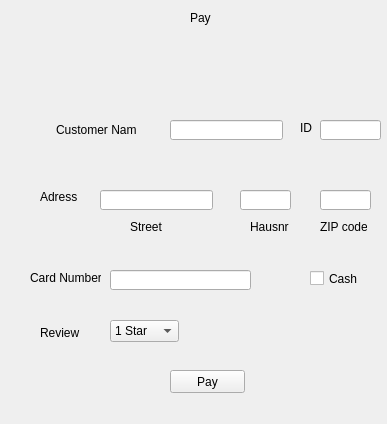
<?xml version="1.0" encoding="UTF-8"?>
<ui version="4.0">
 <class>payment</class>
 <widget class="QWidget" name="payment">
  <property name="enabled">
   <bool>true</bool>
  </property>
  <property name="geometry">
   <rect>
    <x>0</x>
    <y>0</y>
    <width>387</width>
    <height>424</height>
   </rect>
  </property>
  <property name="windowTitle">
   <string>Client Informations</string>
  </property>
  <widget class="QPushButton" name="pushButton">
   <property name="geometry">
    <rect>
     <x>170</x>
     <y>370</y>
     <width>75</width>
     <height>23</height>
    </rect>
   </property>
   <property name="text">
    <string>Pay</string>
   </property>
  </widget>
  <widget class="QLabel" name="label">
   <property name="geometry">
    <rect>
     <x>190</x>
     <y>10</y>
     <width>111</width>
     <height>16</height>
    </rect>
   </property>
   <property name="text">
    <string>Pay</string>
   </property>
  </widget>
  <widget class="QLineEdit" name="lineEdit">
   <property name="geometry">
    <rect>
     <x>170</x>
     <y>120</y>
     <width>113</width>
     <height>20</height>
    </rect>
   </property>
  </widget>
  <widget class="QLineEdit" name="lineEdit_2">
   <property name="enabled">
    <bool>true</bool>
   </property>
   <property name="geometry">
    <rect>
     <x>100</x>
     <y>190</y>
     <width>113</width>
     <height>20</height>
    </rect>
   </property>
  </widget>
  <widget class="QLineEdit" name="lineEdit_3">
   <property name="geometry">
    <rect>
     <x>240</x>
     <y>190</y>
     <width>51</width>
     <height>20</height>
    </rect>
   </property>
  </widget>
  <widget class="QLabel" name="label_3">
   <property name="geometry">
    <rect>
     <x>56</x>
     <y>120</y>
     <width>81</width>
     <height>20</height>
    </rect>
   </property>
   <property name="text">
    <string>Customer Name</string>
   </property>
  </widget>
  <widget class="QLabel" name="label_4">
   <property name="geometry">
    <rect>
     <x>40</x>
     <y>190</y>
     <width>47</width>
     <height>13</height>
    </rect>
   </property>
   <property name="text">
    <string>Adress</string>
   </property>
  </widget>
  <widget class="QLabel" name="label_5">
   <property name="geometry">
    <rect>
     <x>130</x>
     <y>220</y>
     <width>47</width>
     <height>13</height>
    </rect>
   </property>
   <property name="text">
    <string>Street</string>
   </property>
  </widget>
  <widget class="QLineEdit" name="lineEdit_4">
   <property name="geometry">
    <rect>
     <x>320</x>
     <y>190</y>
     <width>51</width>
     <height>20</height>
    </rect>
   </property>
  </widget>
  <widget class="QLabel" name="label_6">
   <property name="geometry">
    <rect>
     <x>250</x>
     <y>220</y>
     <width>47</width>
     <height>13</height>
    </rect>
   </property>
   <property name="text">
    <string>Hausnr</string>
   </property>
  </widget>
  <widget class="QLabel" name="label_7">
   <property name="geometry">
    <rect>
     <x>320</x>
     <y>220</y>
     <width>47</width>
     <height>13</height>
    </rect>
   </property>
   <property name="text">
    <string>ZIP code</string>
   </property>
  </widget>
  <widget class="QLabel" name="label_8">
   <property name="geometry">
    <rect>
     <x>30</x>
     <y>270</y>
     <width>71</width>
     <height>16</height>
    </rect>
   </property>
   <property name="text">
    <string>Card Number</string>
   </property>
  </widget>
  <widget class="QLineEdit" name="lineEdit_5">
   <property name="geometry">
    <rect>
     <x>110</x>
     <y>270</y>
     <width>141</width>
     <height>20</height>
    </rect>
   </property>
  </widget>
  <widget class="QCheckBox" name="checkBox">
   <property name="geometry">
    <rect>
     <x>310</x>
     <y>270</y>
     <width>70</width>
     <height>17</height>
    </rect>
   </property>
   <property name="text">
    <string>Cash</string>
   </property>
  </widget>
  <widget class="QComboBox" name="comboBox_2">
   <property name="geometry">
    <rect>
     <x>110</x>
     <y>320</y>
     <width>69</width>
     <height>22</height>
    </rect>
   </property>
   <item>
    <property name="text">
     <string>1 Star</string>
    </property>
   </item>
   <item>
    <property name="text">
     <string>2 Stars</string>
    </property>
   </item>
   <item>
    <property name="text">
     <string>3 Stars</string>
    </property>
   </item>
   <item>
    <property name="text">
     <string>4 Stars</string>
    </property>
   </item>
   <item>
    <property name="text">
     <string>5 Stars</string>
    </property>
   </item>
  </widget>
  <widget class="QLabel" name="label_9">
   <property name="geometry">
    <rect>
     <x>40</x>
     <y>322</y>
     <width>47</width>
     <height>21</height>
    </rect>
   </property>
   <property name="text">
    <string>Review</string>
   </property>
  </widget>
  <widget class="QLineEdit" name="lineEdit_6">
   <property name="geometry">
    <rect>
     <x>320</x>
     <y>120</y>
     <width>61</width>
     <height>20</height>
    </rect>
   </property>
  </widget>
  <widget class="QLabel" name="label_10">
   <property name="geometry">
    <rect>
     <x>300</x>
     <y>120</y>
     <width>16</width>
     <height>16</height>
    </rect>
   </property>
   <property name="text">
    <string>ID</string>
   </property>
  </widget>
 </widget>
 <resources/>
 <connections/>
</ui>
